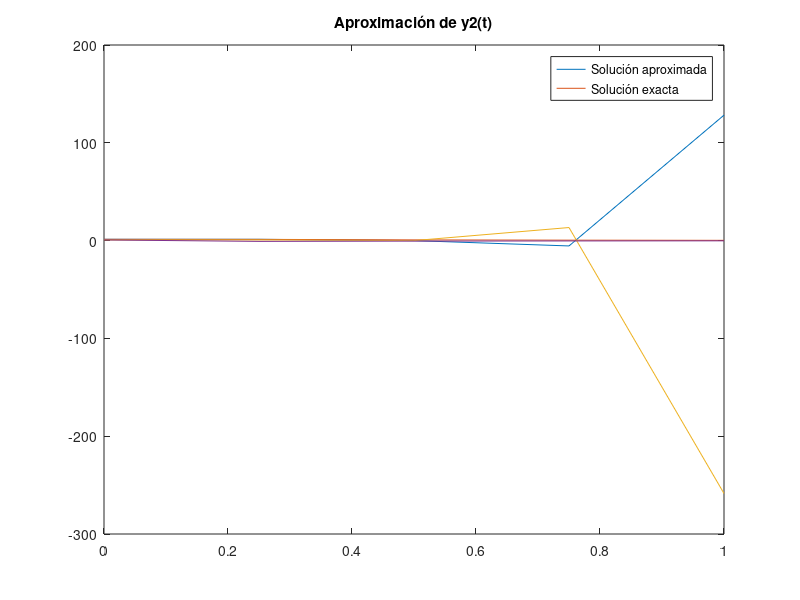

Here is the MATLAB script that generated this plot:

% Adams-Bashforth de 3 pasos
N= 2;
y = @(t,y) [9*y(1)+24*y(2)+5*cos(t)-1/3*sin(t); -24*y(1)-51*y(2)-9*cos(t)+1/3*sin(t)];
yexact = @(t) [2*exp(-3*t)-exp(-39*t)+1/3*cos(t); -exp(-3*t)+2*exp(-39*t)-1/3*cos(t)];
y1exact =  @(t) 2*exp(-3*t)-exp(-39*t)+1/3*cos(t)
y2exact = @(t) -exp(-3*t)+2*exp(-39*t)-1/3*cos(t);

a = 0;
b = 1;
y10 = 4/3;
y20 = 2/3;
y0 = [y10; y20];
hf = @(j) 2.^(-j);
h = hf(2);

T = (a:h:b)';
n = size(T,1);
Y=zeros(n,N);
Y(1,:) = y0;
Y(2,:) = y0; %cambiar
Y(2,:) = y0; %cambiar

for j=3:n-1
    Y(j+1,:)=Y(j,:)+h*((5/12)*y(T(j-2),Y(j-2,:))' - (4/3)*y(T(j-1),Y(j-1,:))' + (23/12)*y(T(j),Y(j,:))');
end

Y1exact = y1exact(T);
Y2exact = y2exact(T)

Yexact = [Y1exact Y2exact];


plot(T', Y(:,1))
hold on
plot(T', Y1exact)
legend('Solución aproximada','Solución exacta')
title("Aproximación de y1(t)" )


plot(T', Y(:,2))
hold on
plot(T', Y2exact)
legend('Solución aproximada','Solución exacta')
title("Aproximación de y2(t)" )
